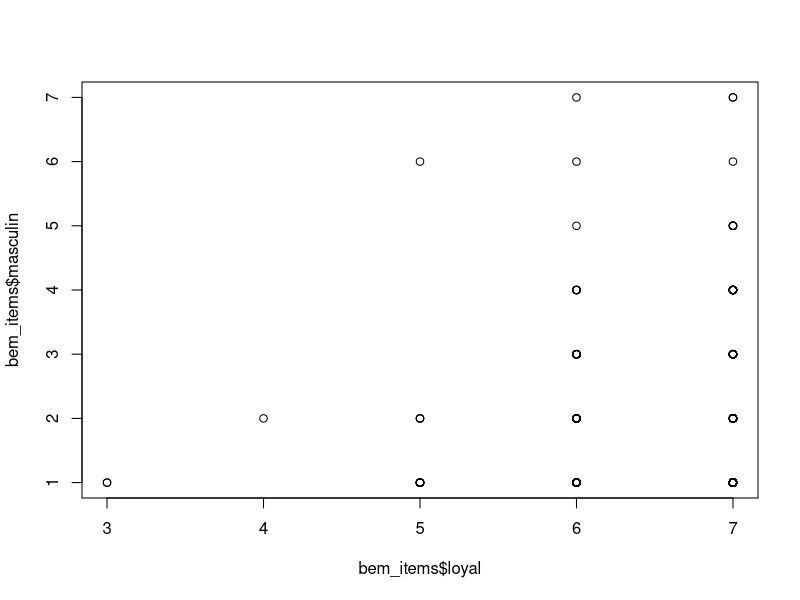
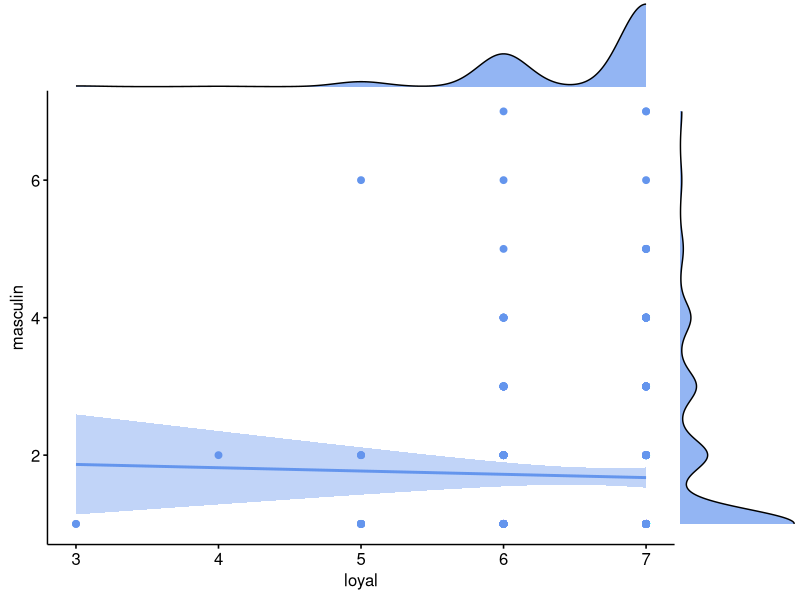
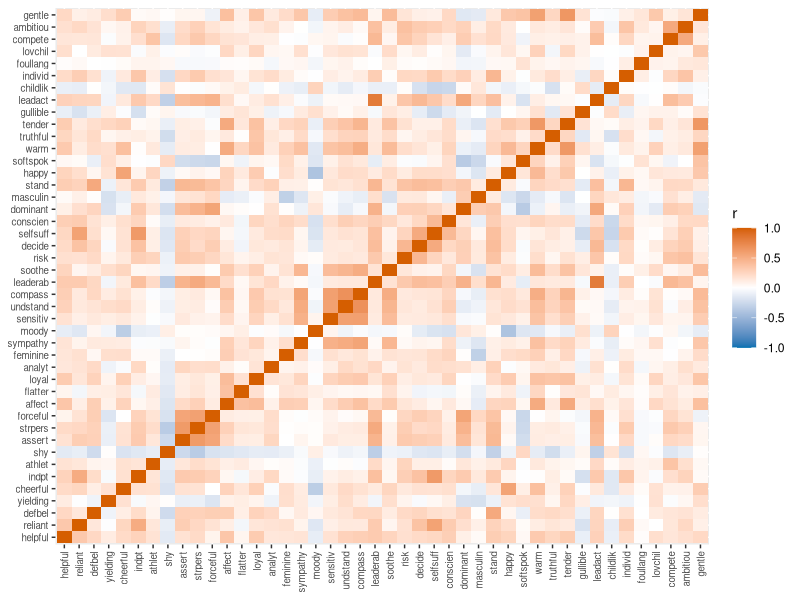
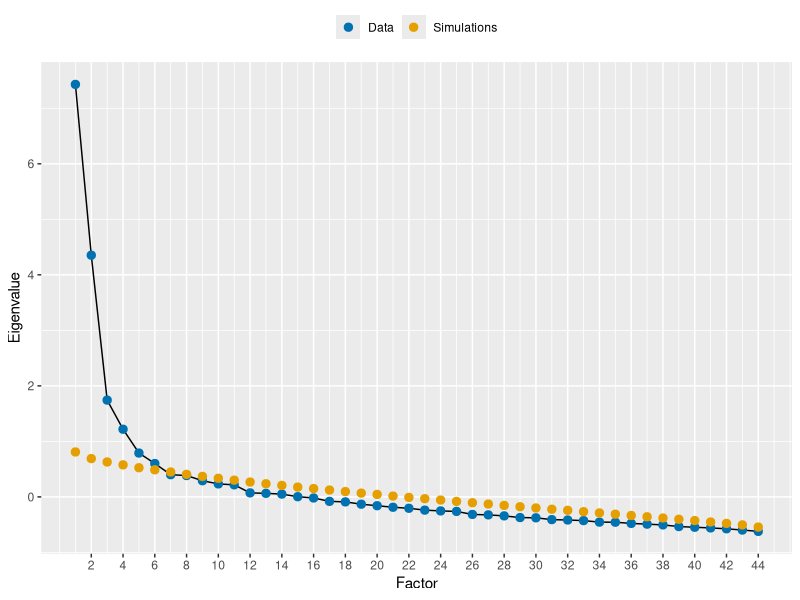
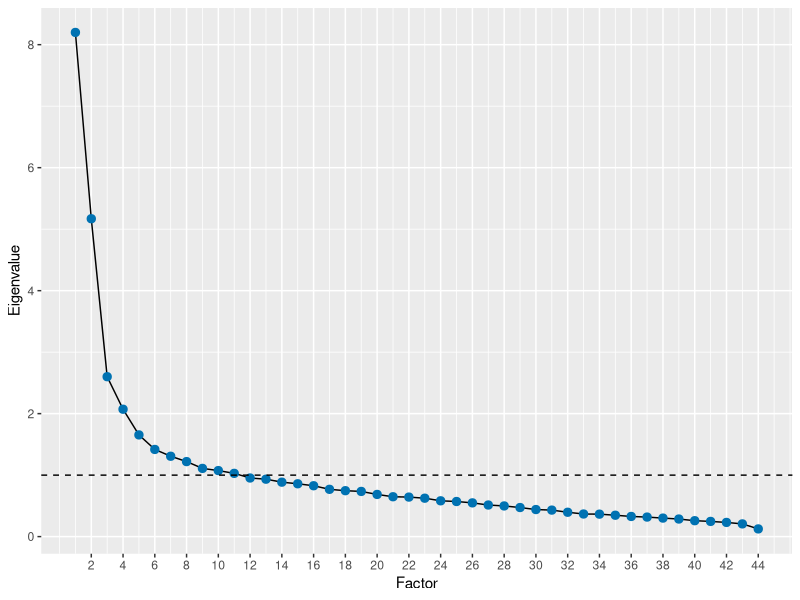

Here is the R script that generated these plots, in order:
## ---- chunk 1
library(psych)      # fa(), fa.parallel(), KMO(), cortest.bartlett(), skew()
library(knitr)      # kable() for tidy tables
library(ggpubr)  #this automatically loads the required ggplot2 package
#library(ggplot2)    # plots
## ---- chunk 2
#| echo: false
bem <- read.csv("data/bemData.csv")

dim(bem)        # 369 rows (women), 47 columns
head(bem[, 1:8])
## ---- chunk 3
items <- setdiff(names(bem), c("subno", "mah_1", "include"))
length(items)   # should be 44
## ---- chunk 4
table(bem$include)
## ---- chunk 5
bem_clean <- subset(bem, include == 1)

nrow(bem_clean)                 # 344 women remain

bem_items <- subset(bem_clean, select = items)

dim(bem_items) #344 rows and 44 columns
## ---- chunk 6
plot(bem_items$loyal,bem_items$masculin)
## ---- chunk 7
ggscatterhist(bem_items, x = "loyal", y = "masculin",
              add = "reg.line",
              conf.int = TRUE, 
              color = "cornflowerblue",
              margin.params = list(fill = "cornflowerblue"))

## ---- chunk 8
skew(bem_clean$masculin)
skew(bem_clean$loyal)
## ---- chunk 9
sum(is.na(bem_items))                 # total number of missing values across all 44 items
any(colSums(is.na(bem_items)) > 0)    # does ANY item have missing data?
## ---- chunk 10

r <- cor(bem_items)      # 44 x 44 correlation matrix
dim(r)
## ---- chunk 11

round(r[1:5, 1:5], 2)    # a peek at the top-left corner (printing all 44 columns is unwieldy)
## ---- chunk 12
range(r)
## ---- chunk 13
r_off <- r[lower.tri(r)]     # each pair of items once, without the diagonal
range(r_off)
## ---- chunk 14
#| label: q5-heatmap
#| fig-height: 7
#| fig-width: 8
#| fig-cap: "Heatmap of the correlations between the 44 items."

r_long <- as.data.frame(as.table(r))     # one row per pair of items
names(r_long) <- c("item1", "item2", "r")

ggplot(r_long, aes(x = item1, y = item2, fill = r)) +
  geom_tile() +
  scale_fill_gradient2(low = "#0072B2", mid = "white", high = "#D55E00",
                       limits = c(-1, 1)) +
  labs(x = NULL, y = NULL, fill = "r") +
  theme(axis.text.x = element_text(angle = 90, hjust = 1, vjust = 0.5, size = 7),
        axis.text.y = element_text(size = 7))
## ---- chunk 15
# 1. How many of the 946 pairs of items correlate above .3?
sum(abs(r_off) > .3)
length(r_off)

## ---- chunk 16
# 2. Bartlett's test of sphericity (it needs the correlation matrix and the sample size)
bart <- cortest.bartlett(r, n = nrow(bem_items))
bart
## ---- chunk 17
bart_table <- data.frame(
  `Chi-square` = round(bart$chisq, 2),
  df           = bart$df,
  p            = ifelse(bart$p.value < .001, "< .001", sprintf("%.3f", bart$p.value)),
  check.names  = FALSE
)

kable(bart_table, align = "ccc", caption = "Bartlett test of sphericity")

## ---- chunk 18
# 3. Kaiser-Meyer-Olkin MSA: overall, and for each item
kmo <- KMO(bem_items)
round(kmo$MSA, 2)               # overall MSA
round(sort(kmo$MSAi), 2)        # MSA for each individual item (smallest first)

## ---- chunk 19
kmo_table <- data.frame(
  Item = c("Overall", names(kmo$MSAi)),
  MSA  = sprintf("%.3f", c(kmo$MSA, kmo$MSAi))
)

kable(kmo_table, align = "lc", col.names = c("Item", "KMO (MSA)"),
      caption = "Kaiser-Meyer-Olkin measure of sampling adequacy")
## ---- chunk 20

set.seed(2024)   # the simulated data are random - this keeps the results reproducible across students and this work sheet. You wouldn't normally include this

pa <- fa.parallel(bem_items, fm = "pa", fa = "fa", n.iter = 100, plot = FALSE)

pa$nfact          # number of factors suggested by the parallel analysis
## ---- chunk 21
#| fig-cap: "Scree plot with parallel analysis: eigenvalues from the real data and from simulated random data."

n_eig <- length(pa$fa.values)

pa_plot <- data.frame(
  factor     = rep(1:n_eig, 2),
  eigenvalue = c(pa$fa.values, pa$fa.sim),
  source     = rep(c("Data", "Simulations"), each = n_eig)
)

ggplot(pa_plot, aes(x = factor, y = eigenvalue, colour = source)) +
  geom_line(data = subset(pa_plot, source == "Data"), colour = "black") +
  geom_point(size = 2.5) +
  scale_colour_manual(values = c("Data" = "#0072B2", "Simulations" = "#E69F00")) +
  scale_x_continuous(breaks = seq(2, 44, 2)) +
  labs(x = "Factor", y = "Eigenvalue", colour = NULL) +
  theme(legend.position = "top")
## ---- chunk 22
ev_full <- eigen(r)$values      # eigenvalues of the full correlation matrix

scree_data <- data.frame(factor = 1:n_eig, eigenvalue = ev_full)


ggplot(scree_data, aes(x = factor, y = eigenvalue)) +
  geom_line() +
  geom_point(size = 2.5, colour = "#0072B2") +
  geom_hline(yintercept = 1, linetype = "dashed") +
  scale_x_continuous(breaks = seq(2, 44, 2)) +
  labs(x = "Factor", y = "Eigenvalue")

sum(ev_full > 1)     # how many eigenvalues are greater than 1?
round(ev_full[1:12], 2)
## ---- chunk 23

fit <- fa(bem_items, nfactors = 4, fm = "pa", rotate = "varimax")
## ---- chunk 24
loadings_mat <- unclass(fit$loadings)               # items x factors matrix of loadings
colnames(loadings_mat) <- paste("Factor", 1:4)

# Print the rotated loadings (all of them, rounded to 2 decimal places)
round(loadings_mat, 2)
## ---- chunk 25
cutoff <- 0.4     # change this to see how the pattern changes with a different cut-off

loadings_shown <- round(loadings_mat, 2)
loadings_shown[abs(loadings_shown) < cutoff] <- NA

# Add the uniqueness (see Q9) and print
loadings_table <- data.frame(loadings_shown, Uniqueness = round(fit$uniquenesses, 2), check.names = FALSE)
kable(loadings_table)
options(knitr.kable.NA = "")
## ---- chunk 26

uniq <- round(fit$uniquenesses, 2)

sort(uniq[uniq >= 0.8], decreasing = TRUE)   # items at or above 0.8

sum(uniq > 0.8)     # strictly above 0.8
sum(uniq == 0.8)    # exactly 0.8
## ---- chunk 27

# Check for one item, "foullang" (the item with the highest uniqueness)
sum(loadings_mat["foullang", ]^2)       # communality = sum of squared loadings across the row
1 - sum(loadings_mat["foullang", ]^2)   # uniqueness
fit$uniquenesses["foullang"]            # same value, as reported by fa()
## ---- chunk 28
#create a rounded to 2 dp version so that this matches the table shown
loadings_r <- round(loadings_mat, 2)               # keep loadings_mat unrounded for the communality check
n_loadings <- rowSums(abs(loadings_r) >= cutoff) # how many factors each item loads on

complex_items <- names(n_loadings)[n_loadings > 1]

complex_items

# Show their loadings on every factor (blank = below the cut-off)
kable(loadings_table[complex_items, 1:4])
options(knitr.kable.NA = "")
## ---- chunk 29
#will use loadings_r (rounded to 2dp version so it matches the table above) `affect` has a loading of  0.3953 so if using raw loadings would not be included but as the table is rounded it is included.
for (f in 1:4) {
  keep <- abs(loadings_r[, f]) >= cutoff
  cat("Factor", f, ":", paste(names(which(keep)), collapse = ", "), "\n\n")
}
## ---- chunk 30

colnames(fit$Vaccounted) <- paste("Factor", 1:4)
round(fit$Vaccounted, 3)
## ---- chunk 31
prop_var <- fit$Vaccounted["Proportion Var", ]
